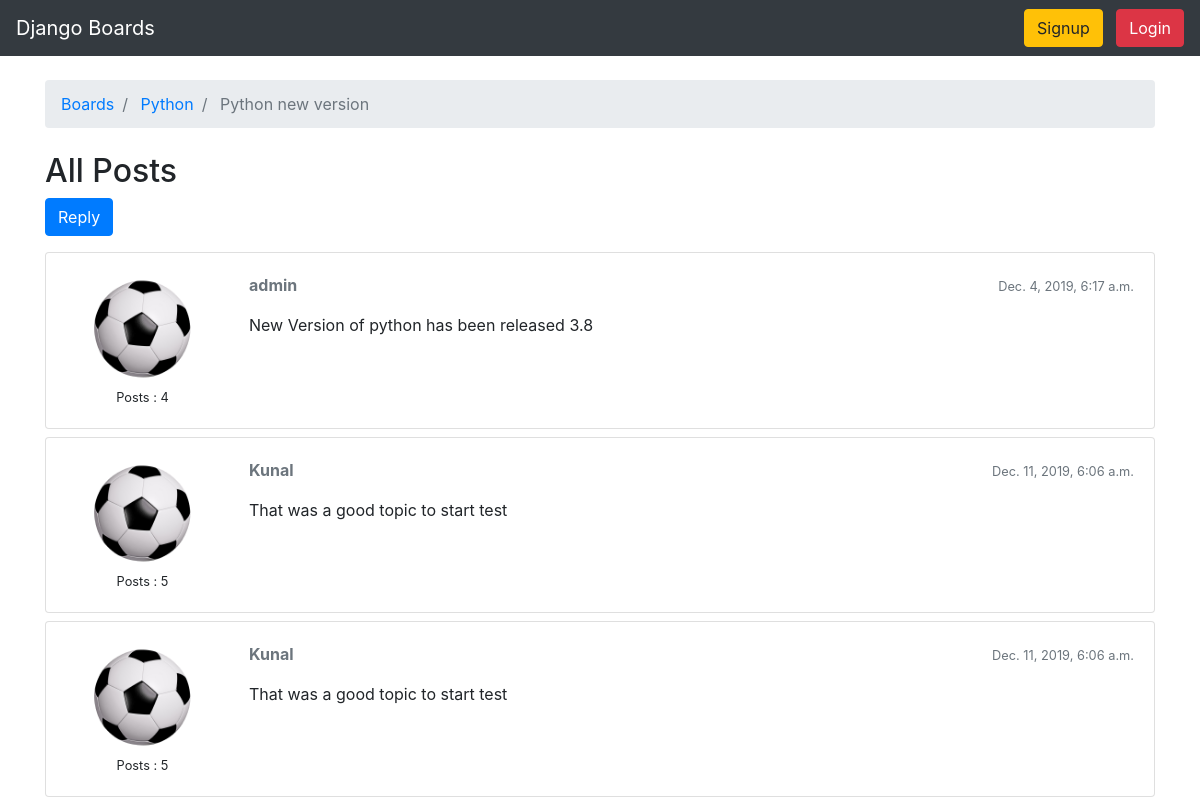
Screenshot of /boardAppV3/topics_posts/1/1 with the database file from the repository.
### app/models.py (models this page shows, shortened)
class Topic(models.Model):
    subject = models.CharField(max_length=255)
    last_updated = models.DateTimeField(auto_now_add=True)
    board = models.ForeignKey(Board, related_name="topics", on_delete=models.CASCADE)
    startedBy = models.ForeignKey(User, related_name="topics", on_delete=models.CASCADE)
    views = models.PositiveIntegerField(default=0)

class Board(models.Model):
    name = models.CharField(max_length=30, unique=True)
    descrption = models.CharField(max_length=100)

class Post(models.Model):
    message = models.TextField(max_length=2000)
    topic = models.ForeignKey(Topic, related_name="posts", on_delete=models.CASCADE)
    posted_at = models.DateTimeField(auto_now_add=True)
    updated_at = models.DateTimeField(auto_now_add=True)
    created_by = models.ForeignKey(User, related_name="posts", on_delete=models.CASCADE)
    updated_by = models.ForeignKey(User, null = True, related_name="+", on_delete=models.CASCADE)

### app/views.py (the view)
# urls.py: path('topics_posts/<int:pk>/<int:topic_pk>', views.topics_post, name='topics_posts'),
def topics_post(req,pk,topic_pk):
    topic = get_object_or_404(Topic,board__pk=pk, pk=topic_pk)
    topic.views += 1
    topic.save()
    return render(req, 'topics_posts.html', {'topic':topic})

### app/templates/topics_posts.html (shortened to what this page needs)
{% extends 'base.html' %}
{% load staticfiles %}
{% block breadcrumb %}
<li class="breadcrumb-item">
    <a href="{% url 'index' %}">Boards</a>
</li>
<li class="breadcrumb-item">
    <a href="{% url 'topic' topic.board.pk %}">{{topic.board.name}}</a>
</li>
<li class="breadcrumb-item active">
    {{topic.subject}}
</li>
{% endblock %}
{% block content %}
<section id="posts">
    <h2>All Posts</h2>
    <div class="mb-3">
        <a href="{% url 'post_reply' topic.board.pk topic.pk %}" class="btn btn-primary">Reply</a>
    </div>
    {% for post in topic.posts.all %}
    <div class="card mb-2">
        <div class="card-body">
            <div class="row">
                <div class="col-2 text-center">
                    <img class="w-75" src="{% static 'images/Football.png' %}" alt="">
                    <br>
                    <small>Posts : {{post.created_by.posts.count}}</small>
                </div>
                <div class="col-10">
                    <div class="row mb-3">
                        <div class="col-6">
                            <strong class="text-muted">{{post.created_by.username}}</strong>
                        </div>
                        <div class="col-6 text-right">
                            <small class="text-muted">
                                {{post.posted_at}}
                            </small>
                        </div>
                    </div>
                    {{post.message}}
                </div>
            </div>
        </div>
    </div>
    {% endfor %}
</section>
{% endblock %}

### app/templates/base.html (shortened to what this page needs)
<!doctype html>
<html lang="en">
{% load staticfiles %}
<head>
    <link rel="stylesheet" href="https://stackpath.bootstrapcdn.com/bootstrap/4.4.1/css/bootstrap.min.css">
</head>
<body>
    <nav class="navbar navbar-expand-lg navbar-dark bg-dark">
        <a class="navbar-brand" href="{% url 'index' %}">Django Boards</a>
        <div class="collapse navbar-collapse" id="navbarSupportedContent">
                {% if user.is_authenticated %}
            <ul class="navbar-nav mr-auto">
                    <li class="nav-item active">
                        <a class="nav-link" href="{% url 'index' %}">Home <span class="sr-only">(current)</span></a>
                    </li>
                    <li class="nav-item dropdown">
                        <a class="nav-link dropdown-toggle" href="#" id="navbarDropdown" role="button" data-toggle="dropdown" aria-haspopup="true" aria-expanded="false">
                        {{user.username}}
                        </a>
                        <div class="dropdown-menu" aria-labelledby="navbarDropdown">
                        <a class="dropdown-item" href="{% url 'reset' %}">Change Password</a>
                        <a class="dropdown-item" href="#">Visit Profile</a>
                        <a class="dropdown-item" href="{% url 'logout' %}">Logout</a>
                        </div>
                    </li>
                </ul>
                {% else %}
                <form class="form-inline ml-auto">
                    <a class="btn btn-warning" href="{% url 'signup' %}">Signup</a>
                    <a class="btn btn-danger" href="{% url 'login' %}">Login</a>
                </form>
                {% endif %}
        </div>
    </nav>
    <div class="container">
        <ol class="breadcrumb my-4">
            {% block breadcrumb %} {% endblock %}
        </ol>
        {% block content %} {% endblock %}
    </div>
</body>
</html>

### rows the page displays
Topic: board.name "Python", subject "Python new version"
Post: created_by.posts.count "4", created_by.username "admin", posted_at "Dec. 4, 2019, 6:17 a.m.", message "New Version of python has been released 3.8"
Post: created_by.posts.count "5", created_by.username "Kunal", posted_at "Dec. 11, 2019, 6:06 a.m.", message "That was a good topic to start test"
Post: created_by.posts.count "5", created_by.username "Kunal", posted_at "Dec. 11, 2019, 6:06 a.m.", message "That was a good topic to start test"
